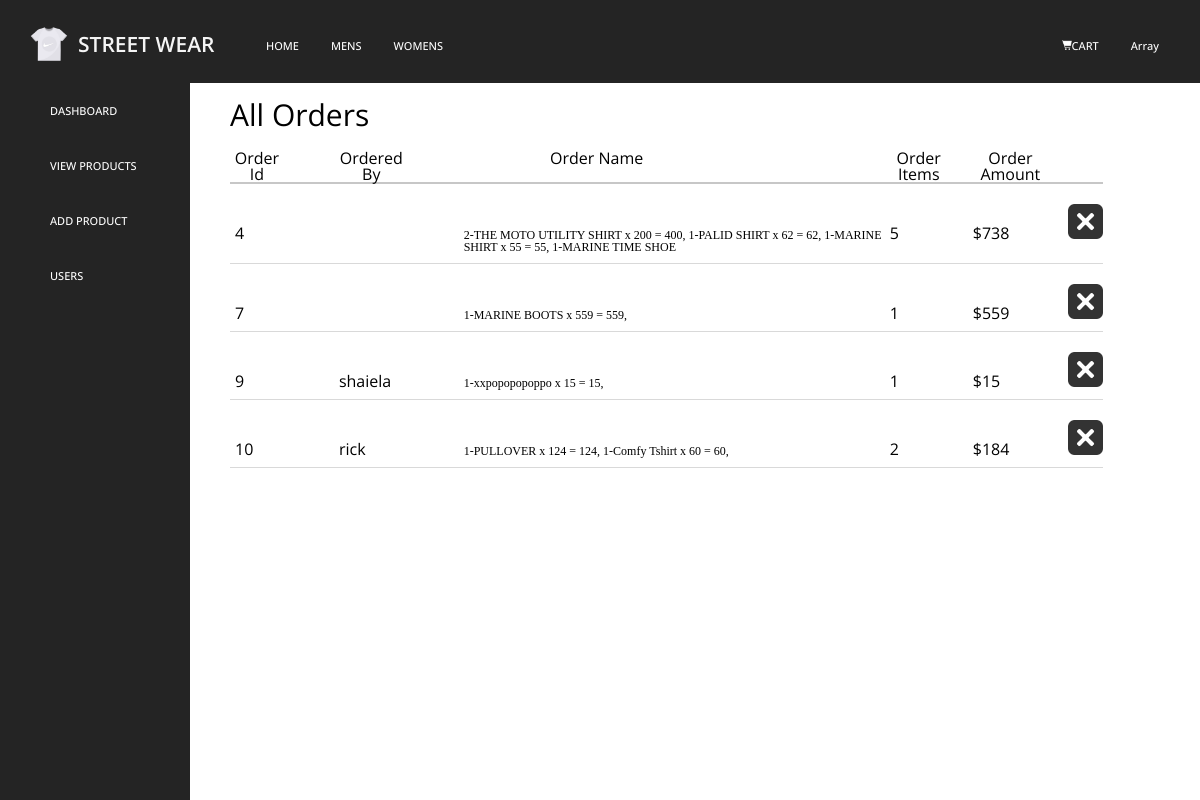
The page /ecomm/public_html/order.php?orders (signed in) on the database its author committed.
### tables this page shows
CREATE TABLE `orders` (
  `order_id` int(11) NOT NULL,
  `ordered_by` varchar(111) NOT NULL,
  `order_name` varchar(111) NOT NULL,
  `order_items` varchar(222) NOT NULL,
  `order_amount` int(111) NOT NULL
);

### ecomm/resources/functions.php (called while the page is built, shortened)
<?php
function query($sql){
	global $connection;
	return mysqli_query($connection, $sql);
}
function fetch_array($result){
 return mysqli_fetch_array($result);
}
?>

### ecomm/public_html/admin.php (the view, shortened to what this page needs)
<?php
function important(){
if(isset($_GET['orders'])){
	$product= <<<_END
		<div id = "content">
<h1>All Orders</h1>
<table class="tablex" style="width:90%">
  <tr>
    <th style="font-family: 'Open Sans', sans-serif;font-weight:400px;padding-right: 50px; border-bottom:2px solid #C7C7C7;" >Order Id</th>
    <th style="font-family: 'Open Sans', sans-serif;font-weight:400px;padding-right: 50px; border-bottom:2px solid #C7C7C7;" >Ordered By</th>
    <th style="font-family: 'Open Sans', sans-serif;font-weight:400px;padding-right: 150px; border-bottom:2px solid #C7C7C7;">Order Name</th>
    <th style="font-family: 'Open Sans', sans-serif;font-weight:400px;padding-right: 15px; border-bottom:2px solid #C7C7C7;">Order Items</th>
    <th style="font-family: 'Open Sans', sans-serif;font-weight:400px;padding-right: 10px; border-bottom:2px solid #C7C7C7;">Order Amount</th>
    <th style="font-family: 'Open Sans', sans-serif;font-weight:400px;padding-right: 10px; border-bottom:2px solid #C7C7C7;"></th>
  </tr>
_END;
echo $product;
$query = query(" SELECT * FROM orders");
	while($row = fetch_array($query)){
$product1= <<<_YO
  <tr>
  <td style="font-family: 'Open Sans', sans-serif;font-weight:400px;padding-top: 20px;padding-left: 5px; padding-bottom: 10px;border-bottom:1px solid #D9D9D9;">{$row['order_id']}</td>
  <td style="font-family: 'Open Sans', sans-serif;font-weight:400px;padding-top: 20px;padding-left: 5px; padding-bottom: 10px;border-bottom:1px solid #D9D9D9;">{$row['ordered_by']}</td>
  <td style="font-size:12px;padding-top: 20px;padding-left: 5px; padding-bottom: 10px;border-bottom:1px solid #D9D9D9;">{$row['order_name']}</td>
  <td style="font-family: 'Open Sans', sans-serif;font-weight:400px;padding-top: 20px;padding-left: 5px; padding-bottom: 10px;border-bottom:1px solid #D9D9D9;">{$row['order_items']}</td>
  <td style="font-family: 'Open Sans', sans-serif;font-weight:400px;padding-top: 20px;padding-left: 5px; padding-bottom: 10px;border-bottom:1px solid #D9D9D9;">\${$row['order_amount']}</td>
  <td style="font-family: 'Open Sans', sans-serif;font-weight:400px;padding-top: 20px;padding-left: 5px; padding-bottom: 10px;border-bottom:1px solid #D9D9D9;"><a href="delete_order.php?id={$row['order_id']}"><img src="../raw/images/multiply.png" width="35px" style="cursor:pointer;"></a></td>
  </tr>
_YO;
echo $product1;
 }
}
}
?>

### ecomm/resources/css/vids.css (style rules this page uses)
html, body, div, span, applet, object, iframe, h1, h2, h3, h4, h5, h6, p, blockquote, pre, a, abbr, acronym, address, big, cite, code, del, dfn, em, img, ins, kbd, q, s, samp, small, strike, strong, sub, sup, tt, var, b, u, i, center, dl, dt, dd, ol, ul, li, fieldset, form, label, legend, table, caption, tbody, tfoot, thead, tr, th, td, article, aside, canvas, details, embed, figure, figcaption, footer, header, hgroup, menu, nav, output, ruby, section, summary, time, mark, audio, video { margin: 0; padding: 0; border: 0; font-size: 100%; font: inherit; vertical-align: baseline; }
body { line-height: 1; }
table { border-collapse: collapse; border-spacing: 0; }

### ecomm/resources/css/styles.css (style rules this page uses)
html, body, div, span, applet, object, iframe, h1, h2, h3, h4, h5, h6, p, blockquote, pre, a, abbr, acronym, address, big, cite, code, del, dfn, em, img, ins, kbd, q, s, samp, small, strike, strong, sub, sup, tt, var, b, u, i, center, dl, dt, dd, ol, ul, li, fieldset, form, label, legend, table, caption, tbody, tfoot, thead, tr, th, td, article, aside, canvas, details, embed, figure, figcaption, footer, header, hgroup, menu, nav, output, ruby, section, summary, time, mark, audio, video { margin: 0; padding: 0; border: 0; font-size: 100%; font: inherit; vertical-align: baseline; }
body { line-height: 1; }
table { border-collapse: collapse; border-spacing: 0; }

### ecomm/resources/css/add.css (style rules this page uses)
#content { position:absolute;top:100px;left:230px; }
#content h1 { font-size: 30px;font-family:'Open Sans', sans-serif;font-weight:800px;padding-bottom: 20px; }

### rows shown on the page
orders: order_id "4", order_name "2-THE MOTO UTILITY SHIRT x 200 = 400, 1-PALID SHIRT x 62 = 62, 1-MARINE SHIRT x 55 = 55, 1-MARINE TIME SHOE", order_items "5", order_amount "738"
orders: order_id "7", order_name "1-MARINE BOOTS x 559 = 559,", order_items "1", order_amount "559"
orders: order_id "9", ordered_by "shaiela", order_name "1-xxpopopopoppo x 15 = 15,", order_items "1", order_amount "15"
orders: order_id "10", ordered_by "rick", order_name "1-PULLOVER x 124 = 124, 1-Comfy Tshirt x 60 = 60,", order_items "2", order_amount "184"

### other values the page prints
$_SESSION['admin'] "Array"
